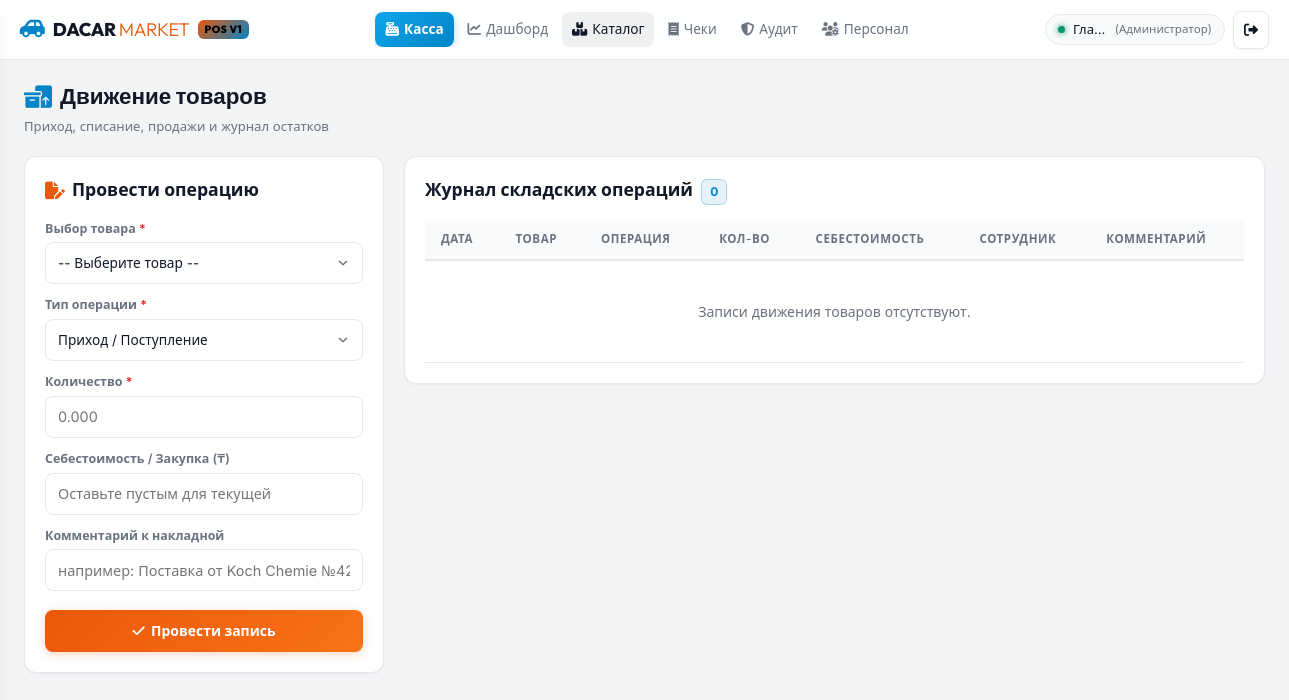
Before: /catalog/stock/movements/ (signed in) with the older database file.
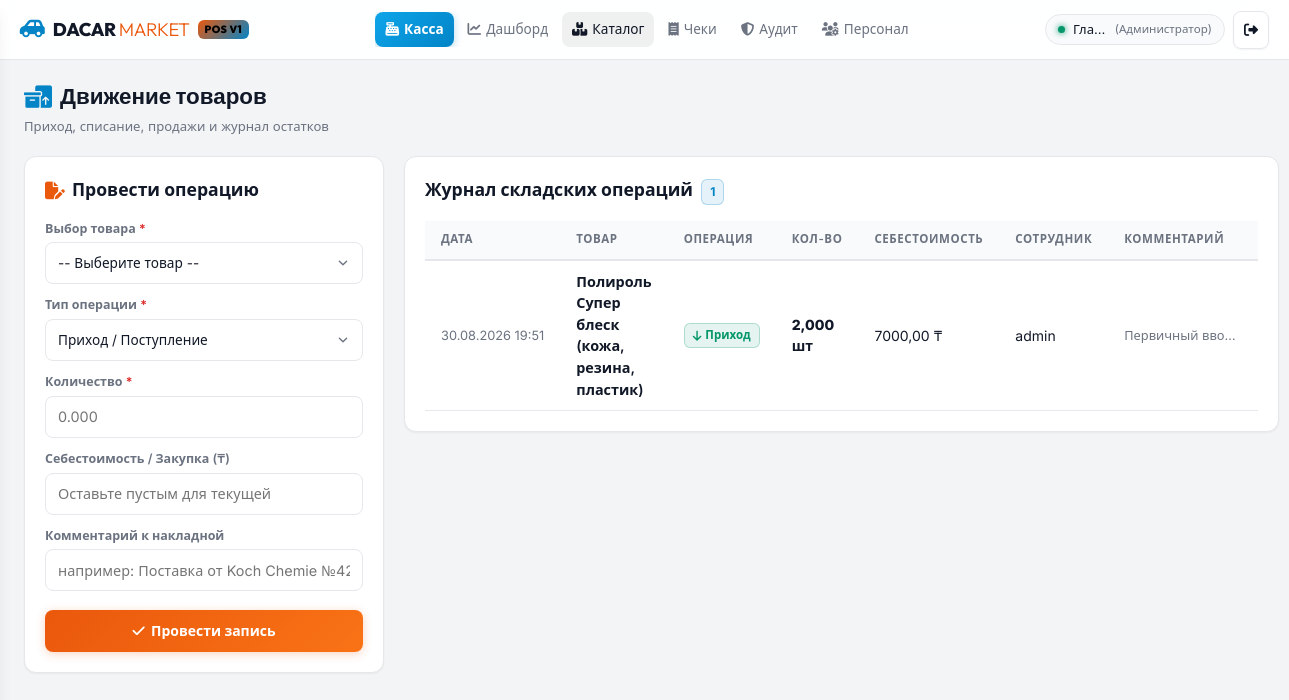
After: the same page with the newer database file.
### catalog/models.py (models this page shows, shortened)
class StockMovement(models.Model):
    class MovementType(models.TextChoices):
        IN = 'IN', 'Приход / Поступление'
        OUT = 'OUT', 'Списание / Потеря'
        ADJUSTMENT = 'ADJUSTMENT', 'Корректировка инвентаризации'
        SALE = 'SALE', 'Продажа'
        RETURN = 'RETURN', 'Возврат от покупателя'
    product = models.ForeignKey(Product, on_delete=models.CASCADE, related_name='stock_movements', verbose_name="Товар")
    movement_type = models.CharField(max_length=20, choices=MovementType.choices, verbose_name="Тип операции")
    quantity = models.DecimalField(max_digits=12, decimal_places=3, verbose_name="Количество")
    cost_price = models.DecimalField(max_digits=12, decimal_places=2, null=True, blank=True, verbose_name="Себестоимость (₸)")
    comment = models.CharField(max_length=255, blank=True, verbose_name="Комментарий")
    created_by = models.ForeignKey(settings.AUTH_USER_MODEL, on_delete=models.SET_NULL, null=True, verbose_name="Сотрудник")
    created_at = models.DateTimeField(auto_now_add=True, verbose_name="Дата и время")
    class Meta:
        verbose_name = "Движение товара"
        verbose_name_plural = "Движение товаров"
        ordering = ['-created_at']

class Product(models.Model):
    UNIT_CHOICES = [
        ('шт', 'штук (шт)'),
        ('л', 'литров (л)'),
        ('мл', 'миллилитров (мл)'),
        ('кг', 'килограмм (кг)'),
        ('компл', 'комплект (компл)'),
    ]
    name = models.CharField(max_length=255, verbose_name="Наименование товара")
    sku = models.CharField(max_length=50, unique=True, blank=True, db_index=True, verbose_name="Артикул")
    barcode = models.CharField(max_length=50, unique=True, blank=True, db_index=True, verbose_name="Штрихкод")
    category = models.ForeignKey(Category, on_delete=models.SET_NULL, null=True, blank=True, related_name='products', verbose_name="Категория")
    brand = models.ForeignKey(Brand, on_delete=models.SET_NULL, null=True, blank=True, related_name='products', verbose_name="Бренд")
    purchase_price = models.DecimalField(max_digits=12, decimal_places=2, default=Decimal('0.00'), verbose_name="Закупочная цена (₸)")
    retail_price = models.DecimalField(max_digits=12, decimal_places=2, default=Decimal('0.00'), verbose_name="Розничная цена (₸)")
    unit = models.CharField(max_length=20, choices=UNIT_CHOICES, default='шт', verbose_name="Единица измерения")
    stock_qty = models.DecimalField(max_digits=12, decimal_places=3, default=Decimal('0.000'), verbose_name="Остаток на складе")
    min_stock_alert = models.DecimalField(max_digits=12, decimal_places=3, default=Decimal('5.000'), verbose_name="Минимальный остаток (Сигнал)")
    is_active = models.BooleanField(default=True, verbose_name="Активен")
    created_at = models.DateTimeField(auto_now_add=True, verbose_name="Дата создания")
    updated_at = models.DateTimeField(auto_now=True, verbose_name="Дата обновления")
    class Meta:
        verbose_name = "Товар"
        verbose_name_plural = "Товары"
        ordering = ['name']

### users/models.py (models this page shows, shortened)
class User(AbstractUser):
    class Role(models.TextChoices):
        ADMIN = 'ADMIN', 'Администратор'
        CASHIER = 'CASHIER', 'Кассир'
    role = models.CharField(
        max_length=20,
        choices=Role.choices,
        default=Role.CASHIER,
        verbose_name="Роль"
    )
    phone = models.CharField(max_length=30, blank=True, null=True, verbose_name="Телефон")
    class Meta:
        verbose_name = "Пользователь"
        verbose_name_plural = "Пользователи"
    @property
    def is_admin_user(self):
        return self.role == self.Role.ADMIN or self.is_superuser

### catalog/views.py (the view, shortened to what this page needs)
# urls.py: path('stock/movements/', views.stock_movement_view, name='stock_movement'),
@login_required
def stock_movement_view(request):
    if not request.user.is_admin_user:
        messages.error(request, 'Складские операции доступны исключительно Администратору.')
        return redirect('pos')
    movements = StockMovement.objects.select_related('product', 'created_by').all()[:100]
    products = Product.objects.filter(is_active=True).order_by('name')
    return render(request, 'catalog/stock_movement.html', {
        'movements': movements,
        'products': products,
        'movement_types': StockMovement.MovementType.choices
    })

### config/context_processors.py (called while the page is built)
def dacar_context(request):
    return {
        'SHOP_NAME': 'DACAR Детейлинг Маркет',
        'SHOP_TAGLINE': '',
        'SHOP_PHONE': '+7 (706) 806-66-36',
        'SHOP_ADDRESS': 'г. Актобе, ул. Алтын Орда 19д',
        'ALLOW_REGISTRATION': getattr(settings, 'ALLOW_REGISTRATION', True),
    }

### templates/catalog/stock_movement.html (shortened to what the changed rows need)
{% extends 'base.html' %}
{% block content %}
<div class="stock-page-header">
    <div>
        <h1 style="font-size: 1.4rem; font-weight: 800; font-family: 'Outfit', sans-serif; display: flex; align-items: center; gap: 0.5rem;">
            <i class="fa-solid fa-boxes-packing" style="color: var(--accent-cyan);"></i> Движение товаров
        </h1>
    </div>
</div>
<div class="stock-grid-layout">
    <div class="dacar-card">
        <h3 style="font-size: 1.1rem; font-weight: 700; margin-bottom: 1rem;">
            Журнал складских операций <span class="badge badge-cyan" style="font-size: 0.75rem; margin-left: 0.25rem;">{{ movements.count }}</span>
        </h3>
        <div class="table-responsive movements-table-wrapper">
            <table class="dacar-table">
                <thead>
                    <tr>
                        <th>Дата</th>
                        <th>Товар</th>
                        <th>Операция</th>
                        <th>Кол-во</th>
                        <th>Себестоимость</th>
                        <th>Сотрудник</th>
                        <th>Комментарий</th>
                    </tr>
                </thead>
                <tbody>
                    {% for m in movements %}
                    <tr>
                        <td style="font-size: 0.8rem; color: var(--text-muted); white-space: nowrap;">{{ m.created_at|date:"d.m.Y H:i" }}</td>
                        <td style="font-weight: 600; color: var(--text-main); font-size: 0.9rem;">{{ m.product.name }}</td>
                        <td>
                            {% if m.movement_type == 'IN' %}
                            <span class="badge badge-green"><i class="fa-solid fa-arrow-down"></i> Приход</span>
                            {% elif m.movement_type == 'OUT' %}
                            <span class="badge badge-red"><i class="fa-solid fa-arrow-up"></i> Списание</span>
                            {% elif m.movement_type == 'SALE' %}
                            <span class="badge badge-cyan"><i class="fa-solid fa-cart-shopping"></i> Продажа</span>
                            {% elif m.movement_type == 'RETURN' %}
                            <span class="badge badge-orange"><i class="fa-solid fa-rotate-left"></i> Возврат</span>
                            {% else %}
                            <span class="badge badge-cyan">{{ m.get_movement_type_display }}</span>
                            {% endif %}
                        </td>
                        <td style="font-weight: 800; color: var(--text-main);">{{ m.quantity }} {{ m.product.unit }}</td>
                        <td>{{ m.cost_price|default:"—" }} ₸</td>
                        <td>{{ m.created_by.username|default:"Система" }}</td>
                        <td style="color: var(--text-muted); font-size: 0.8rem; max-width: 150px; overflow: hidden; text-overflow: ellipsis; white-space: nowrap;" title="{{ m.comment|default:'' }}">{{ m.comment|default:"—" }}</td>
                    </tr>
                    {% empty %}
                    <tr>
                        <td colspan="7" style="text-align: center; padding: 2.5rem; color: var(--text-muted);">
                            Записи движения товаров отсутствуют.
                        </td>
                    </tr>
                    {% endfor %}
                </tbody>
            </table>
        </div>
    </div>
</div>
{% endblock %}

Changed rows visible on the page:
added StockMovement: created_at "30.08.2026 19:51", product.name "Полироль Супер блеск (кожа, резина, пластик)", movement_type "IN" (drawn), quantity "2,000", product.unit "шт", cost_price "7000,00", created_by.username "admin", comment "Первичный вво…"
Other visible differences:
{{ movements.count }}: "0" → "1"
text no longer shown: "Записи движения товаров отсутствуют."
